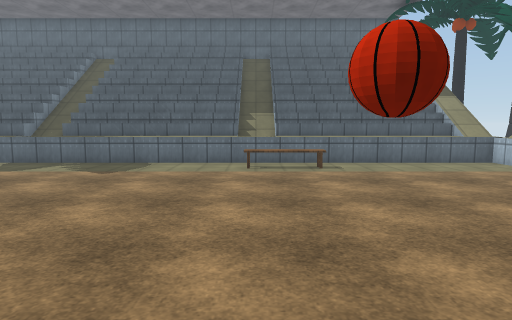
[1] (above)

17 first-person views from a walk through a 3-D level made in the Unity game engine. The camera is 1.5 m above the floor, tilts 6° down and sees 75° across. The floor is counted in squares, 1 m on a side. Each view is taken from the middle of a square. On the plan, view 1 faces up. The plan holds only what a view shows up to about 15 squares ahead; the rest is blank. The place goes on beyond the plan. Some animated figures are not drawn. Some surface patterns are stand-ins.

[2]
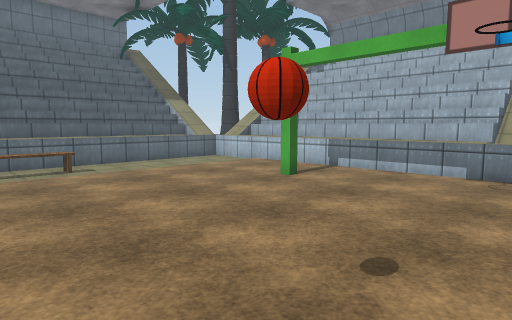

[3]
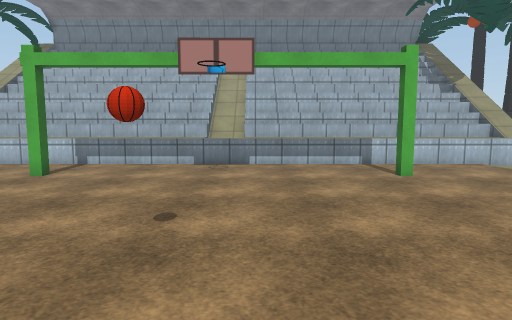

[4]
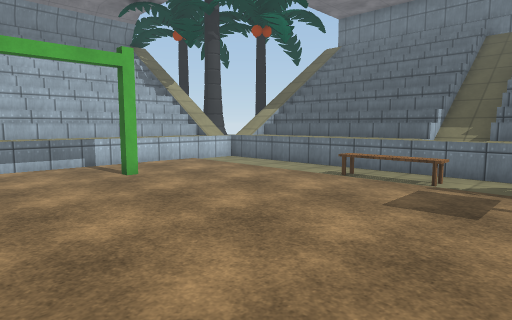

[5]
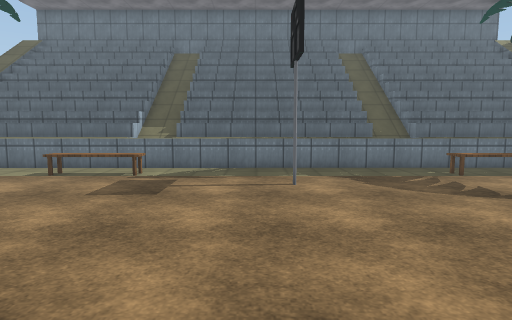

[6]
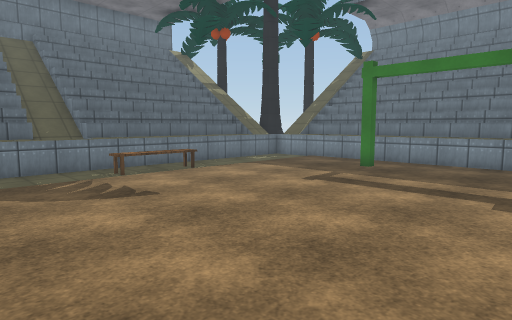

[7]
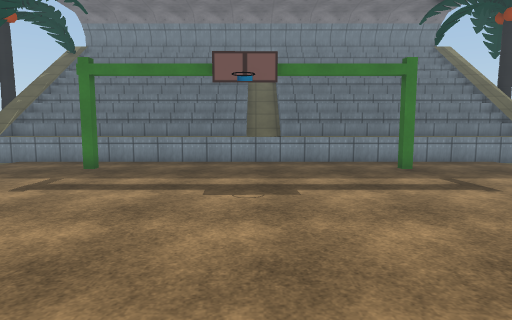

[8]
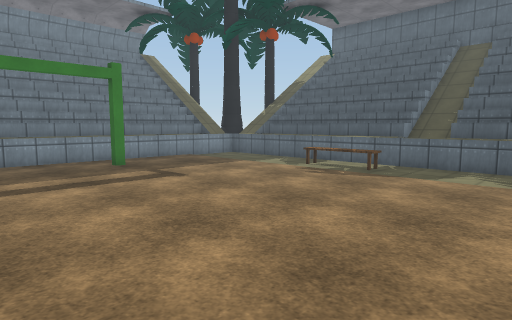

[9]
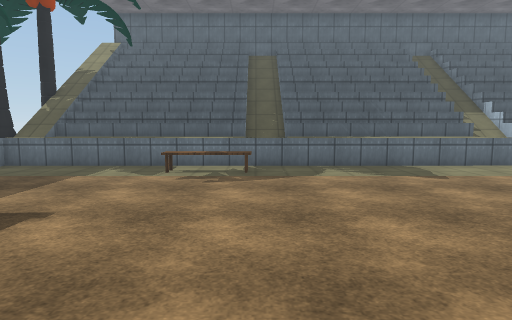

[10]
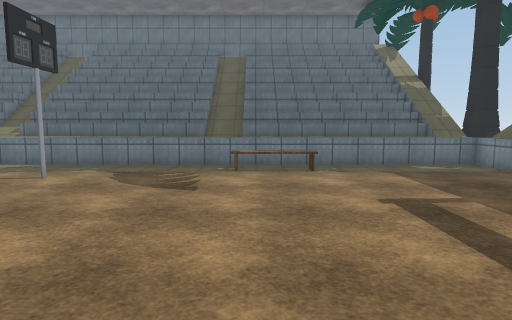

[11]
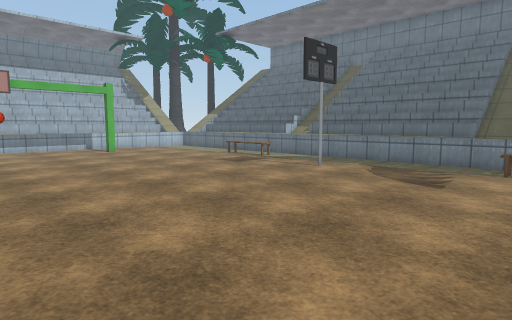

[12]
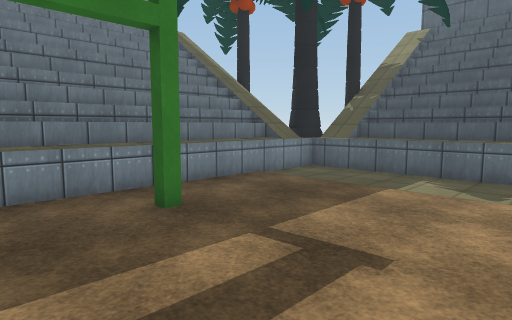

[13]
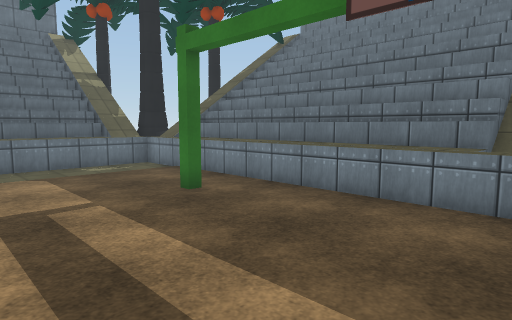

[14]
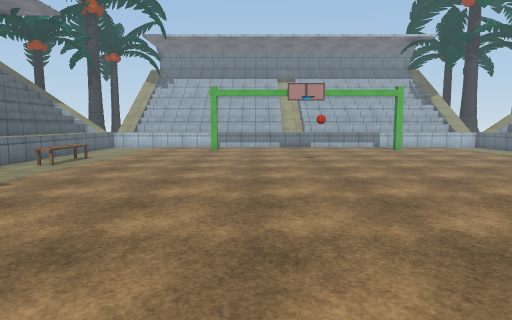

[15]
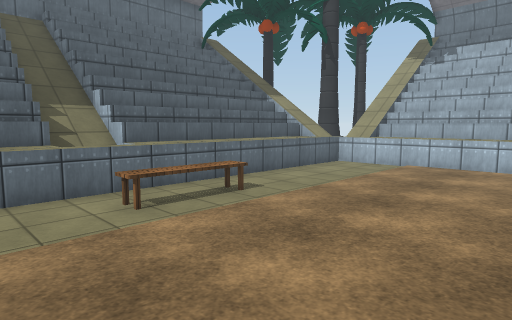

[16]
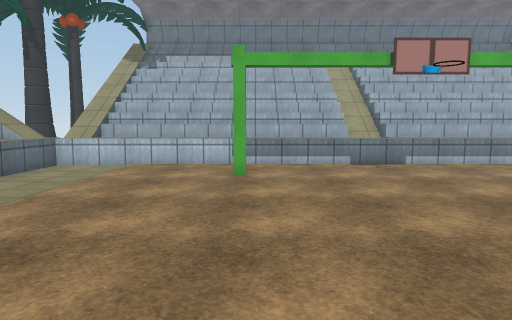

[17]
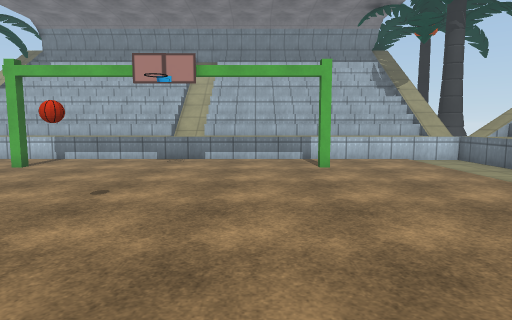

### Floor plan
Key: @ floor where view 1 was taken; # wall or solid block; . floor; ^ raised ledge; B bench; A ball; T palm tree; O other object.
Columns run from 22 left of view 1 to 12 right of it. Each row starts with its distance up from view 1.
 16     ########^^########^########
 15  TT^^^^^^^^^^^^^^^^^^^^^^^^^^^^^#
 14  TT^^^^^^^^^^^^^^^^^^^^^^^^^^^^^^.
 13 #^^.............................^^#
 12 #^^......BBBB.........BBB.......^^#
 11 #^^.............................^^#
 10 #^^.............................^^#
  9 #^^.............................^^#
  8 #^^.............................^^#
  7 #^^.............................^^#
  6 #^^.#........................#..^^#
  5 #^^.............................^^#
  4 #^^.............................^^#
  3 #^^.............................^^#
  2  ^^.............................^^^
  1 ^^^....................A........^ ^
  0 #^^...................@.........^^#
 -1 #^^.............................^^#
 -2 #^^.............................^^#
 -3 #^^.............................^^#
 -4 #^^.............................^^#
 -5 #^^.#........................#..^^#
 -6 #^^.............................^^#
 -7 #^^..............O..............^^#
 -8 #^^.............................^^#
 -9 #^^......BBBB.........BBB.......^^#
-10 #^^.............................^^#
-11  ^^^^^^^^^^^^^^^^^^^^^^^^^^^^^^^^^
-12  TT^^^^^^^^^^^^^^^^^^^ ^^^^^^ ^^^
-13  TT ^^^^^^^^^^^^^^^^^^^^^^^^^^ #

Where each view was taken, in squares from view 1:
view 1: 0 up, 0 right, facing up
view 2: 0 up, 1 left, facing up-right
view 3: 0 up, 3 left, facing right
view 4: 0 up, 3 left, facing down-right
view 5: 1 up, 4 left, facing down
view 6: 1 up, 6 left, facing down-left
view 7: 1 up, 6 left, facing left
view 8: 1 up, 5 left, facing up-left
view 9: 1 up, 10 left, facing up
view 10: 2 up, 11 left, facing down
view 11: 3 up, 12 left, facing down-right
view 12: 3 up, 12 left, facing up-left
view 13: 2 up, 13 left, facing down-left
view 14: 4 up, 13 left, facing right
view 15: 6 up, 3 left, facing up-right
view 16: 6 up, 3 left, facing right
view 17: 2 down, 5 left, facing right
